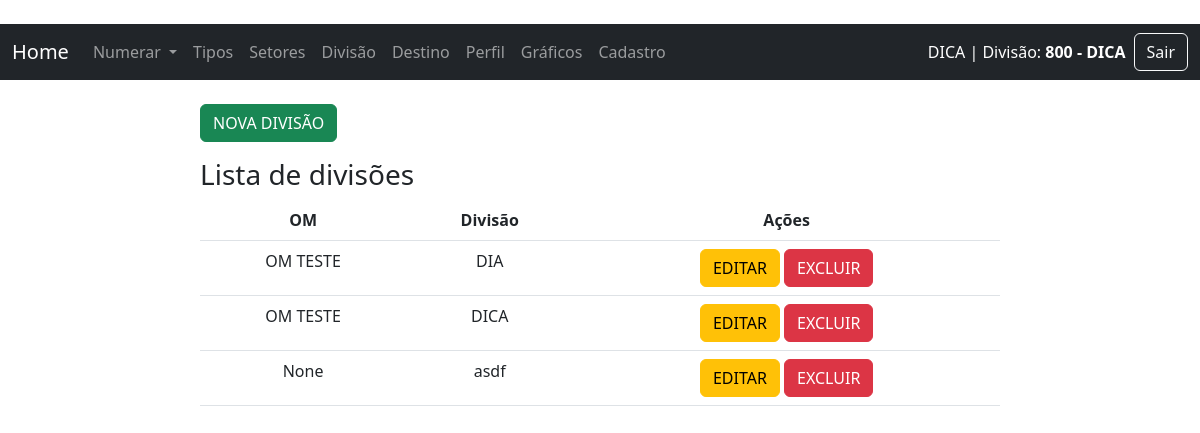
The page /lista_divisao/ (signed in) on the database its author committed.
### sn/models.py (models this page shows, shortened)
class Setor(models.Model):
    fk_divisao = models.ForeignKey(Divisao, on_delete=models.PROTECT, related_name='setores', verbose_name="Divisão", null=True, blank=True)
    fk_user = models.ForeignKey(User, on_delete=models.PROTECT, verbose_name="Usuário/Setor", null=True, blank=True)
    setor = models.CharField(max_length=30, verbose_name="Setor")
    create_at = models.DateTimeField(auto_now_add=True)
    class Meta:
        verbose_name = 'Setor'
        verbose_name_plural = 'Setores'
        ordering = ['setor']

class Divisao(models.Model):
    fk_om = models.ForeignKey(Om, on_delete=models.PROTECT, related_name='divisoes', verbose_name="OM", null=True, blank=True)
    divisao = models.CharField(max_length=30, verbose_name="Divisão")
    create_at = models.DateTimeField(auto_now_add=True)
    class Meta:
        verbose_name = 'Divisão'
        verbose_name_plural = 'Divisões'
        ordering = ['divisao']

class Om(models.Model):
    om = models.CharField(max_length=100, verbose_name="OM")
    create_at = models.DateTimeField(auto_now_add=True)
    def __str__(self):
        return self.om
    class Meta:
        verbose_name = 'OM'
        verbose_name_plural = 'OMs'
        ordering = ['om']

### sn/views/views_div.py (the view)
# urls.py: path('lista_divisao/', lista_divisao, name="lista_divisao"),
@login_required
def lista_divisao(request):
    dataset = Divisao.objects.all()
    context = {"dataset": dataset}
    context.update(gera_menu())  # Mescla o contexto existente com o menu
    return render(request, "sn/divisao/lista_divisao.html", context)

### sn/context_processors.py (called while the page is built)
def divisao_do_usuario(request):
    if request.user.is_authenticated:
        try:
            divisao = Divisao.objects.get(divisao=request.user.last_name)
            setor = Setor.objects.filter(fk_divisao=divisao).first()
            return {
                'divisao_nome': divisao.divisao,
                'setor_nome': setor.setor if setor else '---'
            }
        except Divisao.DoesNotExist:
            return {'divisao_nome': '---', 'setor_nome': '---'}
    return {}

### sn/views/views_home.py (called while the page is built)
def gera_menu():
    data_tipo = Tipo.objects.all()
    context = ({"data_tipo": data_tipo})  # Mescla o contexto existente com o novo contexto
    return context

### templates/sn/divisao/lista_divisao.html (shortened to what this page needs)
{% extends 'base.html' %}
{% block content %}
{% load permission_tags %}
    <div class="col-8 m-auto pt-4 pb-2">
        {% if user.is_staff %}
        <a href="{% url 'nova_divisao' %}" class="btn btn-success">NOVA DIVISÃO</a>
        {% endif %}
        <h3>Lista de divisões</h3>
        <table class="table">
            <thead class="thead-dark">
              <tr>
                <th style="text-align: center">OM</th>
                <th style="text-align: center">Divisão</th>
                {% if user.is_staff %}
                <th style="text-align: center">Ações</th>
                {% endif %}
                </tr>
                </thead>
                <tbody>
    {% for data in dataset %}
    <tr>
        <td style="text-align: center">{{ data.fk_om }}</td>
        <td style="text-align: center">{{ data.divisao }}</td>
        {% if user.is_staff %}
        <td style="text-align: center">
            <a href="/editar_divisao/{{ data.id }}/" class="btn btn-warning">EDITAR</a>
            <a href="/delete_divisao/{{ data.id }}/" class="btn btn-danger">EXCLUIR</a>
        </td>
        {% endif %}
    </tr>
    {% endfor %}
</tbody>
</table>
</div>
{% endblock %}

### templates/base.html (shortened to what this page needs)
{% load permission_tags %}
{% load static %}
{% load extras %}
<!DOCTYPE html>
<html lang="pt-br">
<head>
    <link rel="stylesheet" href="{% static '/css/bootstrap.min.css' %}">
    <link rel="stylesheet" href="{% static '/css/font-awesome.min.css' %}">
</head>
<body style="background-color:white;">
<br />
{% block menu %}
<nav class="navbar navbar-expand-lg navbar-dark bg-dark">
  <div class="container-fluid">
    <a class="navbar-brand" href="{% url 'home' %}">Home</a>
    <div class="collapse navbar-collapse" id="navbarSupportedContent">
      <ul class="navbar-nav me-auto mb-2 mb-lg-0">
        {% if user.is_authenticated %}
        <li class="nav-item dropdown">
          <a class="nav-link dropdown-toggle" href="#" id="navbarDropdown" role="button" data-bs-toggle="dropdown" aria-expanded="false">
            Numerar
          </a>
        </li>
        <li class="nav-item">
          <a class="nav-link" href="{% url 'lista_tipo' %}">Tipos</a>
        </li>
        <li class="nav-item">
          <a class="nav-link" href="{% url 'lista_setor' %}">Setores</a>
        </li>
        <li class="nav-item">
          <a class="nav-link" href="{% url 'lista_divisao' %}">Divisão</a>
        </li>
        <li class="nav-item">
          <a class="nav-link" href="{% url 'lista_destino' %}">Destino</a>
        </li>
        <li class="nav-item">
          <a class="nav-link" href="{% url 'perfil_usuario' %}">Perfil</a>
        </li>
        {% if request.user|has_role:"sin" %}
        <li class="nav-item">
          <a class="nav-link" href="#">Gráficos</a>
        </li>
        <li class="nav-item">
          <a class="nav-link" href="{% url 'cadastro' %}">Cadastro</a>
        </li>
        {% endif %}
        {% endif %}
      </ul>
      <form class="d-flex align-items-center gap-2">
  {% if user.is_authenticated %}
    <span class="text-white">
      {{ user.first_name }} {{ user.last_name }} | Divisão: <strong>{{ setor_nome }}</strong>
    </span>
    <a href="{% url 'logout' %}" class="btn btn-outline-light">Sair</a>
  {% else %}
    <a href="{% url 'login' %}" class="btn btn-outline-light">Login</a>
  {% endif %}
</form>
    </div>
  </div>
</nav>
  {% endblock %}
	{% block content %}{% endblock %}
</body>
</html>

### rows shown on the page
Setor: setor "800 - DICA"
Divisao: fk_om "OM TESTE", divisao "DIA"
Divisao: fk_om "OM TESTE", divisao "DICA"
Divisao: fk_om "None", divisao "asdf"

### other values the page prints
{{ user.last_name }} "DICA"
